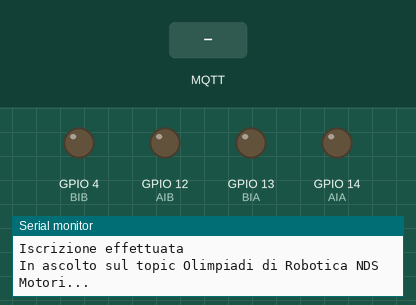
Simulated run of this sketch. Board: ESP8266 (NodeMCU). Parts: output pins drawn as LEDs (lit = HIGH), the last lines printed to the serial monitor. The inputs (shaded band) are chosen by the test bench. WiFi joins after 1.5 s; servers stay silent unless stated; no MQTT or app messages arrive unless stated.

Above: at 2.7 s.
2.8 s: MQTT message "forward" arrives on the first subscribed topic
At 4.0 s:
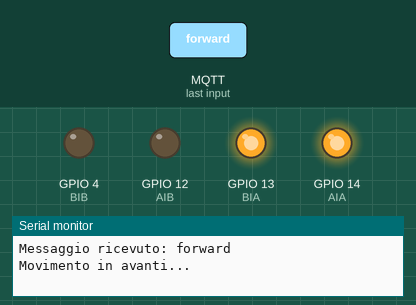
4.3 s: MQTT message "back" arrives on the first subscribed topic
At 5.3 s:
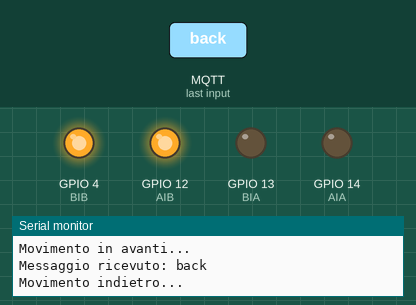
5.8 s: MQTT message "right" arrives on the first subscribed topic
At 6.5 s:
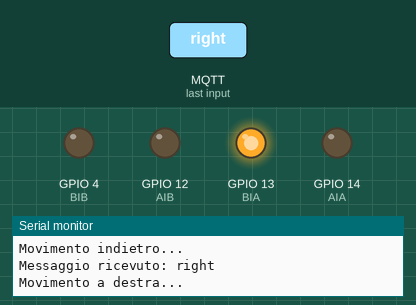
7.3 s: MQTT message "left" arrives on the first subscribed topic
At 7.7 s:
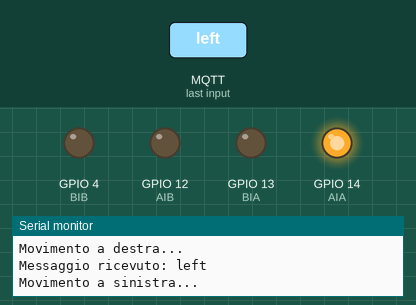
8.8 s: MQTT message "counterclockwise" arrives on the first subscribed topic
At 10.0 s:
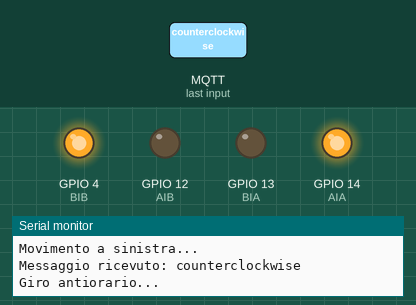
10.3 s: MQTT message "clockwise" arrives on the first subscribed topic
At 11.2 s:
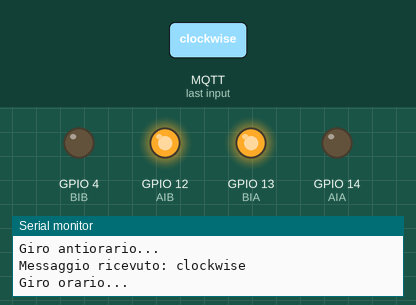
Timing chart, 0 to 12.8 s (numbered marks = the images above; inputs shaded):
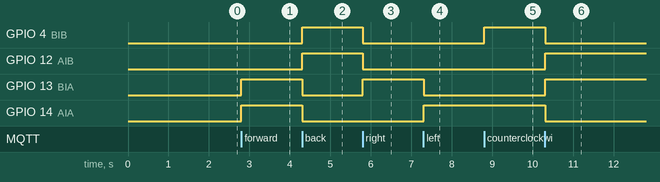

Measured:
- after the input at 2.8 s, GPIO 13 (BIA), GPIO 14 (AIA): LOW → HIGH at once
- after the input at 4.3 s, GPIO 4 (BIB), GPIO 12 (AIB): LOW → HIGH at once; GPIO 13 (BIA), GPIO 14 (AIA): HIGH → LOW at once
- after the input at 5.8 s, GPIO 4 (BIB), GPIO 12 (AIB): HIGH → LOW at once; GPIO 13 (BIA): LOW → HIGH at once
- after the input at 7.3 s, GPIO 13 (BIA): HIGH → LOW at once; GPIO 14 (AIA): LOW → HIGH at once
- after the input at 8.8 s, GPIO 4 (BIB): LOW → HIGH at once
- after the input at 10.3 s, GPIO 4 (BIB), GPIO 14 (AIA): HIGH → LOW at once; GPIO 12 (AIB), GPIO 13 (BIA): LOW → HIGH at once

The sketch:

EspControlMotor.ino
```cpp
#include <ESP8266WiFi.h>
#include <MQTT.h>

//Credenziali della rete
#define ssid ""         //nome della rete
#define password ""     //password

//Credenziali per il protocollo MQTT
#define broker "test.mosquitto.org"
#define port 1883
#define client_id "Esp Motor Controller"
#define topic "Olimpiadi di Robotica NDS Motori"

WiFiClient net;
MQTTClient client;

//Funzione di connessione dell'esp al broker con successiva iscrizione al topic
void connect() {
  Serial.print("Connessione al broker "); Serial.print(broker); Serial.print(" con ID client: "); Serial.print(client_id);
  while (!client.connect(client_id)) {
    Serial.print(".");
    delay(500);
  }

  Serial.println("\nConnessione effettuata");
  Serial.print("Iscrizione al topic "); Serial.print(topic); Serial.print("...\n");
  client.subscribe(topic);
  Serial.println("Iscrizione effettuata");
}


//Definizione dei pin digitali dell'esp alle corrispettive sezioni del driver L9110
#define AIA 14 //D5
#define AIB 12 //D6
#define BIA 13 //D7
#define BIB 4  //D2


//Funzioni di movimento, intuitive dal nome della funzione
void forward() {
  digitalWrite(AIA, HIGH);
  digitalWrite(AIB, LOW);
  digitalWrite(BIA, HIGH);
  digitalWrite(BIB, LOW);
}
void back() {
  digitalWrite(AIA, LOW);
  digitalWrite(AIB, HIGH);
  digitalWrite(BIA, LOW);
  digitalWrite(BIB, HIGH);
}
void right() {
  digitalWrite(AIA, LOW);
  digitalWrite(AIB, LOW);
  digitalWrite(BIA, HIGH);
  digitalWrite(BIB, LOW);
}
void left() {
  digitalWrite(AIA, HIGH);
  digitalWrite(AIB, LOW);
  digitalWrite(BIA, LOW);
  digitalWrite(BIB, LOW);
}
void counterclockwise() {
  digitalWrite(AIA, HIGH);
  digitalWrite(AIB, LOW);
  digitalWrite(BIA, LOW);
  digitalWrite(BIB, HIGH);
}
void clockwise() {
  digitalWrite(AIA, LOW);
  digitalWrite(AIB, HIGH);
  digitalWrite(BIA, HIGH);
  digitalWrite(BIB, LOW);
}
void left_reverse() {
  digitalWrite(AIA, LOW);
  digitalWrite(AIB, HIGH);
  digitalWrite(BIA, LOW);
  digitalWrite(BIB, LOW);
}
void right_reverse() {
  digitalWrite(AIA, LOW);
  digitalWrite(AIB, LOW);
  digitalWrite(BIA, LOW);
  digitalWrite(BIB, HIGH);
}
void stopMotors() {
  digitalWrite(AIA, LOW);
  digitalWrite(AIB, LOW);
  digitalWrite(BIA, LOW);
  digitalWrite(BIB, LOW);
}

//Funzione di callback che esegue una determinata funzione di movimento a seconda del messaggio ricevuto
void messageReceived(String &topicChoised, String &payload) {
  Serial.print("Messaggio ricevuto: "); Serial.println(payload);
  if(payload == "forward") {
    Serial.println("Movimento in avanti...");
    forward();
  } else if(payload == "back") {
    Serial.println("Movimento indietro...");
    back();
  } else if(payload == "right") {
    Serial.println("Movimento a destra...");
    right();
  } else if(payload == "left") {
    Serial.println("Movimento a sinistra...");
    left();
  } else if(payload == "counterclockwise") {
    Serial.println("Giro antiorario...");
    counterclockwise();
  } else if(payload == "clockwise") {
    Serial.println("Giro orario...");
    clockwise();
  } else if(payload == "left reverse") {
    Serial.println("Retromarcia a sinistra...");
    left_reverse();
  } else if(payload == "right reverse") {
    Serial.println("Retromarcia a destra...");
    right_reverse();
  } else if(payload == "stop") {
    Serial.println("Fermo i motori...");
    stopMotors();
  }
}

void setup() {
  //Impostazione dei pin in modalità output
  pinMode(AIA, OUTPUT);
  pinMode(AIB, OUTPUT);
  pinMode(BIA, OUTPUT);
  pinMode(BIB, OUTPUT);
  Serial.begin(115200);
  delay(10);

  //Connessione alla rete wifi
  Serial.println(""); Serial.println("");
  Serial.print("Connessione al Wi-Fi "); Serial.print(ssid); Serial.println(" in corso");
  WiFi.mode(WIFI_STA);
  WiFi.begin(ssid, password);

  while (WiFi.status() != WL_CONNECTED) {
    delay(500);
    Serial.print(".");
  }
  Serial.println("");
  Serial.println("Connessione effettuata");
  Serial.print("Indirizzo IP: "); Serial.println(WiFi.localIP());

  //Settaggio del protocollo MQTT, con connessione e invio di successo al topic
  client.begin(broker, port, net);
  client.onMessage(messageReceived);

  connect();
  Serial.print("In ascolto sul topic "); Serial.print(topic); Serial.print("...\n");
  client.publish(topic, "Esp Motor Controller e' entrato nel topic.");
}

void loop() {
  //Loop infinito per riconnettere il client al broker in caso di anomale disconnessioni.
  client.loop();
  delay(10);
  if (!client.connected()) {
    connect();
  }
}
```
